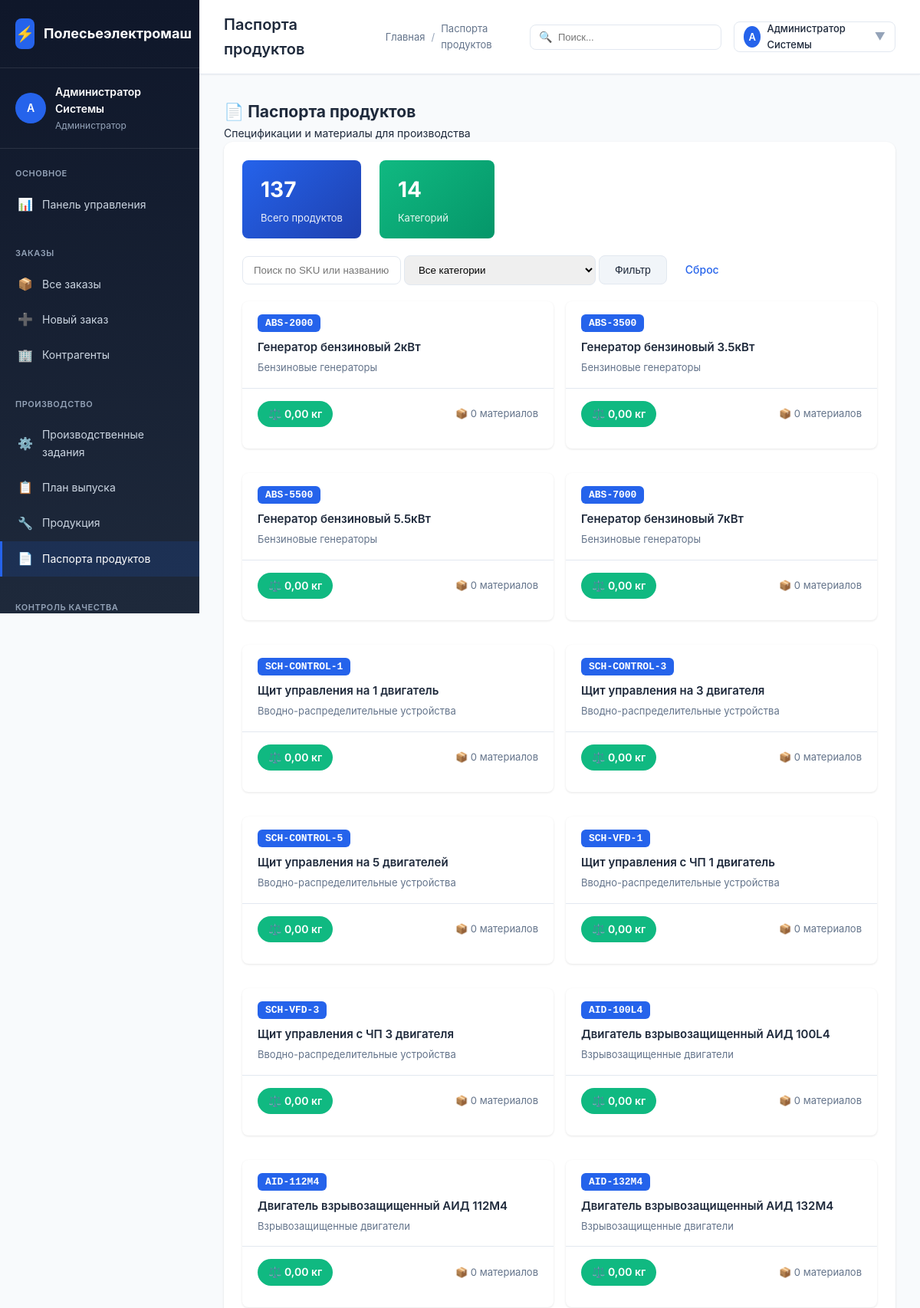
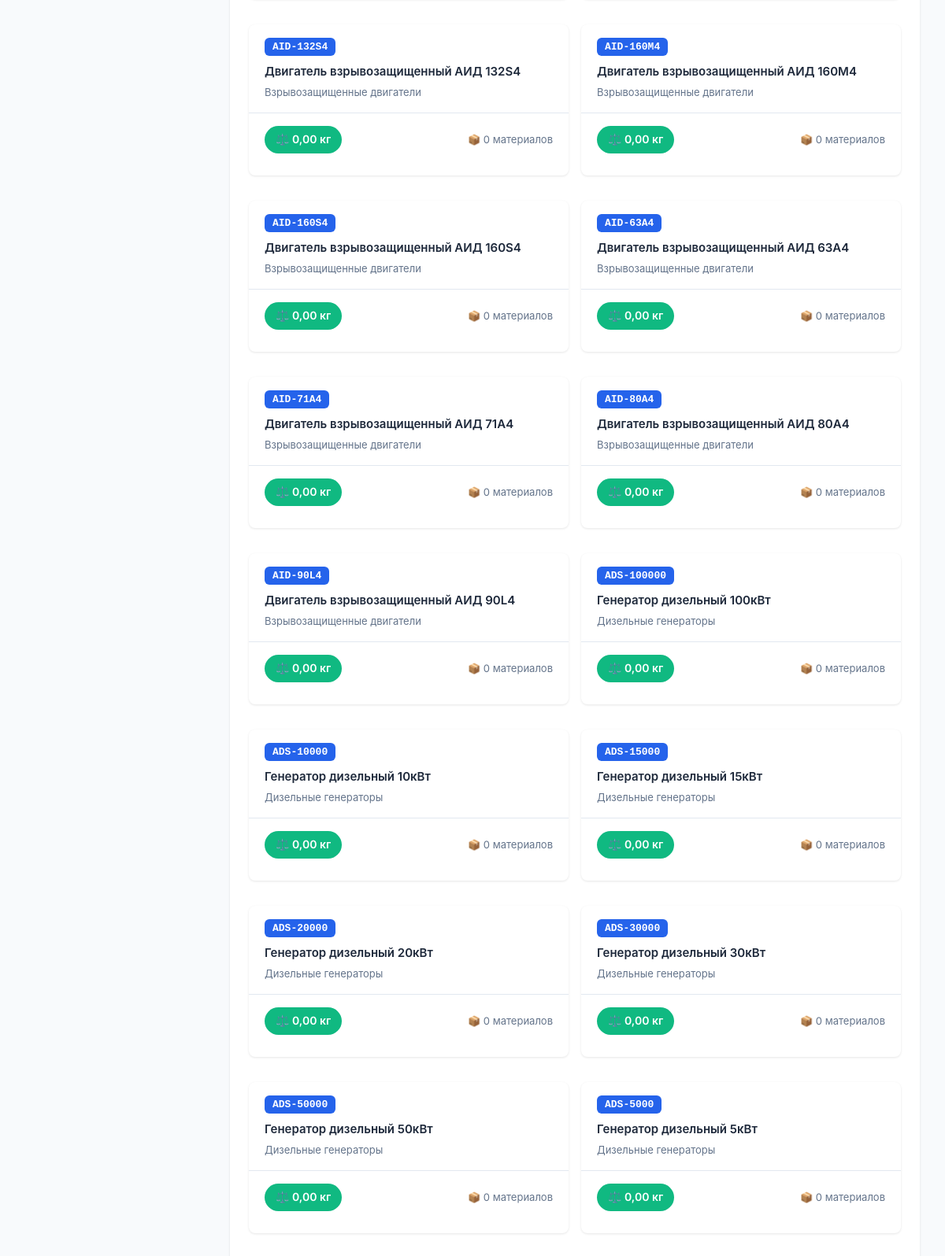
The page /polesie/modules/products/passports.php (signed in, upper part) on the database its author committed (2 pictures, top to bottom).
### tables this page shows
CREATE TABLE `users` (
  `id` INT AUTO_INCREMENT PRIMARY KEY,
  `username` VARCHAR(50) NOT NULL UNIQUE,
  `password_hash` VARCHAR(255) NOT NULL,
  `full_name` VARCHAR(100) NOT NULL,
  `email` VARCHAR(100),
  `role_id` INT,
  `is_active` BOOLEAN DEFAULT TRUE,
  `created_at` TIMESTAMP DEFAULT CURRENT_TIMESTAMP,
  CONSTRAINT `fk_users_role` FOREIGN KEY (`role_id`) REFERENCES `user_roles`(`id`) ON DELETE SET NULL
);

CREATE TABLE `user_roles` (
  `id` INT AUTO_INCREMENT PRIMARY KEY,
  `name` VARCHAR(100) NOT NULL,
  `code` VARCHAR(50) NOT NULL UNIQUE,
  `description` TEXT,
  `permissions` JSON
);

CREATE TABLE `products` (
  `id` INT AUTO_INCREMENT PRIMARY KEY,
  `article` VARCHAR(50) NOT NULL UNIQUE,
  `name` VARCHAR(200) NOT NULL,
  `category_id` INT,
  `base_unit_id` INT,
  `specifications` JSON,
  `image` VARCHAR(255),
  `base_price` DECIMAL(15,2),
  `currency` CHAR(3) DEFAULT 'BYN',
  `is_active` BOOLEAN DEFAULT TRUE,
  `created_at` TIMESTAMP DEFAULT CURRENT_TIMESTAMP,
  CONSTRAINT `fk_prod_category` FOREIGN KEY (`category_id`) REFERENCES `product_categories`(`id`) ON DELETE SET NULL,
  CONSTRAINT `fk_prod_unit` FOREIGN KEY (`base_unit_id`) REFERENCES `base_units`(`id`) ON DELETE SET NULL
);

CREATE TABLE `product_categories` (
  `id` INT AUTO_INCREMENT PRIMARY KEY,
  `parent_id` INT,
  `name` VARCHAR(100) NOT NULL,
  `name_ru` VARCHAR(100),
  `code` VARCHAR(50) UNIQUE,
  `description` TEXT,
  CONSTRAINT `fk_prod_cat_parent` FOREIGN KEY (`parent_id`) REFERENCES `product_categories`(`id`) ON DELETE CASCADE
);

### polesie/config/config.php (called while the page is built, shortened)
<?php
function getDbConnection() {
    static $pdo = null;
    if ($pdo === null) {
        try {
            $dsn = "mysql:host=" . DB_HOST . ";dbname=" . DB_NAME . ";charset=" . DB_CHARSET;
            $options = [
                PDO::ATTR_ERRMODE => PDO::ERRMODE_EXCEPTION,
                PDO::ATTR_DEFAULT_FETCH_MODE => PDO::FETCH_ASSOC,
                PDO::ATTR_EMULATE_PREPARES => false,
            ];
            $pdo = new PDO($dsn, DB_USER, DB_PASS, $options);
        } catch (PDOException $e) {
            die("Ошибка подключения к базе данных: " . $e->getMessage());
        }
    }
    return $pdo;
}
function e($string) {
    return htmlspecialchars($string ?? '', ENT_QUOTES, 'UTF-8');
}
function getCurrentUser() {
    static $user = null;
    if ($user === null) {
        $pdo = getDbConnection();
        $stmt = $pdo->prepare("
            SELECT u.*, r.code as role_code, r.name as role_name
            FROM users u
            JOIN user_roles r ON u.role_id = r.id
            WHERE u.id = ? AND u.is_active = TRUE
        ");
        $stmt->execute([$_SESSION['user_id']]);
        $user = $stmt->fetch();
    }
    return $user;
}
function asset($path) {
    $path = ltrim($path, '/');
    return APP_URL . '/' . $path;
}
function pageUrl($path) {
    $path = ltrim($path, '/');
    return APP_URL . '/' . $path;
}

### polesie/modules/products/passports.php (the view, shortened to what this page needs)
<?php
require_once __DIR__ . '/../../config/config.php';
$user = getCurrentUser();
$pdo = getDbConnection();
$pageTitle = 'Паспорта продуктов';
$search = $_GET['search'] ?? '';
$query = "
    SELECT
        pp.id as passport_id,
        p.id as product_id,
        p.article as sku,
        p.name as product_name,
        pc.name as category_name,
        pc.code as category_code,
        pp.total_weight_kg,
        pp.warranty_months,
        pp.is_serial_tracked,
        pp.production_notes,
        pp.quality_requirements,
        p.specifications
    FROM products p
    LEFT JOIN product_passports pp ON pp.product_id = p.id
    LEFT JOIN product_categories pc ON p.category_id = pc.id
    WHERE p.is_active = TRUE
";
$params = [];
$query .= " ORDER BY pc.name, p.name";
$stmt = $pdo->prepare($query);
$stmt->execute($params);
$passports = $stmt->fetchAll();
$catQuery = "SELECT DISTINCT pc.code, pc.name
             FROM product_categories pc
             JOIN products p ON p.category_id = pc.id
             WHERE p.is_active = TRUE
             ORDER BY pc.name";
$categories = $pdo->query($catQuery)->fetchAll();
$totalProducts = count($passports);
?>
<!DOCTYPE html>
<html lang="ru">
<head>
    <link rel="stylesheet" href="<?= asset('assets/css/style.css') ?>">
</head>
<body>
    <div class="app-container">
        <?php include BASE_PATH . '/includes/sidebar.php'; ?>
        <div class="main-content">
            <?php include BASE_PATH . '/includes/topbar.php'; ?>
            <div class="content-area">
                <div class="content">
                    <div class="page-header">
                        <div class="page-header-title">
                            <h2>📄 Паспорта продуктов</h2>
                            <p>Спецификации и материалы для производства</p>
                        </div>
                    </div>
                    <div class="card">
                        <div class="card-body">
                            <div class="stats-bar">
                                <div class="stat-item">
                                    <div class="stat-value"><?= $totalProducts ?></div>
                                    <div class="stat-label">Всего продуктов</div>
                                </div>
                                <div class="stat-item" style="background: linear-gradient(135deg, #10b981, #059669);">
                                    <div class="stat-value"><?= count($categories) ?></div>
                                    <div class="stat-label">Категорий</div>
                                </div>
                            </div>
                            <form method="GET" class="filter-form">
                                <div class="filter-row">
                                    <input type="text" name="search" placeholder="Поиск по SKU или названию..." value="<?= e($search) ?>"
                                           style="flex: 1; padding: 10px 14px; border: 1px solid var(--border-color); border-radius: var(--border-radius);">
                                    <select name="category" style="width: 250px; padding: 10px 14px; border: 1px solid var(--border-color); border-radius: var(--border-radius);">
                                        <option value="">Все категории</option>
                                    </select>
                                    <button type="submit" class="btn btn-secondary">Фильтр</button>
                                    <a href="passports.php" class="btn btn-outline">Сброс</a>
                                </div>
                            </form>
                            <div style="margin-top: 20px;">
                                <?php if (empty($passports)): ?>
                                    <div class="empty-state">
                                        <div class="empty-state-icon">📄</div>
                                        <h3>Паспорта не найдены</h3>
                                        <p>Паспорта продуктов создаются в базе данных или измените параметры поиска</p>
                                    </div>
                                <?php else: ?>
                                    <div style="display: grid; grid-template-columns: repeat(auto-fill, minmax(350px, 1fr)); gap: 16px;">
                                        <?php foreach ($passports as $index => $passport): ?>
                                            <?php
                                            $matStmt = $pdo->prepare("
                                                SELECT
                                                    ppm.quantity,
                                                    ppm.unit,
                                                    m.code as material_code,
                                                    m.name_full as material_name,
                                                    mc.name as material_category
                                                FROM product_passport_materials ppm
                                                JOIN materials m ON ppm.material_id = m.id
                                                LEFT JOIN material_categories mc ON m.category_id = mc.id
                                                WHERE ppm.passport_id = :passport_id
                                                ORDER BY ppm.sort_order, m.name_full
                                            ");
                                            $matStmt->execute([':passport_id' => $passport['passport_id']]);
                                            $materials = $matStmt->fetchAll();
                                            ?>
                                            <div class="passport-card" data-passport-id="<?= $passport['passport_id'] ?>" onclick="openPassportModal(this)">
                                                <div class="passport-card-header">
                                                    <div>
                                                        <span class="passport-sku"><?= e($passport['sku']) ?></span>
                                                        <div class="passport-title"><?= e($passport['product_name']) ?></div>
                                                        <div class="passport-category"><?= e($passport['category_name'] ?? 'Без категории') ?></div>
                                                    </div>
                                                </div>
                                                <div class="passport-card-body">
                                                    <div style="display: flex; justify-content: space-between; align-items: center;">
                                                        <span class="weight-badge">⚖️ <?= number_format($passport['total_weight_kg'] ?? 0, 2, ',', ' ') ?> кг</span>
                                                        <span style="font-size: 13px; color: var(--text-secondary);">
                                                            📦 <?= count($materials) ?> материалов
                                                        </span>
                                                    </div>
                                                </div>
                                            </div>
                                        <?php endforeach; ?>
                                    </div>
                                <?php endif; ?>
                            </div>
                        </div>
                    </div>
                </div>
            </div>
        </div>
    </div>
</body>
</html>

### polesie/includes/sidebar.php (shortened to what this page needs)
<div class="sidebar">
    <div class="sidebar-header">
        <div class="sidebar-logo">
            <div class="sidebar-logo-icon">⚡</div>
            <span>Полесьеэлектромаш</span>
        </div>
    </div>
    <div class="sidebar-user">
        <div class="sidebar-user-info">
            <div class="sidebar-user-avatar">
                <?= mb_substr($user['full_name'], 0, 1) ?>
            </div>
            <div class="sidebar-user-details">
                <div class="sidebar-user-name"><?= e($user['full_name']) ?></div>
                <div class="sidebar-user-role"><?= e($user['role_name']) ?></div>
            </div>
        </div>
    </div>
    <nav class="sidebar-nav">
        <div class="sidebar-nav-section">
            <div class="sidebar-nav-title">Основное</div>
            <?php
            $currentPath = $_SERVER['PHP_SELF'];
            if (preg_match('#/polesie/(.*)$#i', $currentPath, $matches)) {
                $relativePath = $matches[1];
            } else {
                $relativePath = ltrim($currentPath, '/');
            }
            ?>
            <a href="<?= pageUrl('index.php') ?>" class="sidebar-nav-item <?= $relativePath === 'index.php' ? 'active' : '' ?>">
                <span class="sidebar-nav-icon">📊</span>
                <span>Панель управления</span>
            </a>
        </div>
        <div class="sidebar-nav-section">
            <div class="sidebar-nav-title">Заказы</div>
            <a href="<?= pageUrl('modules/orders/list.php') ?>" class="sidebar-nav-item <?= $relativePath === 'modules/orders/list.php' ? 'active' : '' ?>">
                <span class="sidebar-nav-icon">📦</span>
                <span>Все заказы</span>
            </a>
            <a href="<?= pageUrl('modules/orders/create.php') ?>" class="sidebar-nav-item <?= $relativePath === 'modules/orders/create.php' ? 'active' : '' ?>">
                <span class="sidebar-nav-icon">➕</span>
                <span>Новый заказ</span>
            </a>
            <a href="<?= pageUrl('modules/contractors/list.php') ?>" class="sidebar-nav-item <?= $relativePath === 'modules/contractors/list.php' ? 'active' : '' ?>">
                <span class="sidebar-nav-icon">🏢</span>
                <span>Контрагенты</span>
            </a>
        </div>
        <div class="sidebar-nav-section">
            <div class="sidebar-nav-title">Производство</div>
            <a href="<?= pageUrl('modules/production/list.php') ?>" class="sidebar-nav-item <?= $relativePath === 'modules/production/list.php' ? 'active' : '' ?>">
                <span class="sidebar-nav-icon">⚙️</span>
                <span>Производственные задания</span>
            </a>
            <a href="<?= pageUrl('modules/production/plan.php') ?>" class="sidebar-nav-item <?= $relativePath === 'modules/production/plan.php' ? 'active' : '' ?>">
                <span class="sidebar-nav-icon">📋</span>
                <span>План выпуска</span>
            </a>
            <a href="<?= pageUrl('modules/products/list.php') ?>" class="sidebar-nav-item <?= $relativePath === 'modules/products/list.php' ? 'active' : '' ?>">
                <span class="sidebar-nav-icon">🔧</span>
                <span>Продукция</span>
            </a>
            <a href="<?= pageUrl('modules/products/passports.php') ?>" class="sidebar-nav-item <?= $relativePath === 'modules/products/passports.php' ? 'active' : '' ?>">
                <span class="sidebar-nav-icon">📄</span>
                <span>Паспорта продуктов</span>
            </a>
        </div>
        <div class="sidebar-nav-section">
            <div class="sidebar-nav-title">Контроль качества</div>
        </div>
    </nav>
</div>

### polesie/includes/topbar.php (shortened to what this page needs)
<div class="topbar">
    <div class="topbar-left">
        <h1 class="topbar-title"><?= e($pageTitle) ?></h1>
        <div class="topbar-breadcrumb">
            <a href="<?= pageUrl('index.php') ?>">Главная</a>
            <span class="topbar-breadcrumb-separator">/</span>
            <span><?= e($pageTitle) ?></span>
        </div>
    </div>
    <div class="topbar-right">
        <div style="position: relative;">
            <input
                type="text"
                placeholder="Поиск..."
                style="padding: 8px 14px 8px 36px; border: 1px solid var(--border-color); border-radius: var(--border-radius); width: 250px; font-size: 13px;"
            >
            <span style="position: absolute; left: 12px; top: 50%; transform: translateY(-50%); color: var(--text-muted);">🔍</span>
        </div>
        <div style="position: relative;">
            <div class="topbar-action" onclick="toggleProfileMenu()" style="width: auto; padding: 8px 12px; gap: 8px;">
                <div style="width: 28px; height: 28px; background: var(--primary-color); border-radius: 50%; display: flex; align-items: center; justify-content: center; color: white; font-size: 13px; font-weight: 600;">
                    <?= mb_substr($user['full_name'], 0, 1) ?>
                </div>
                <span style="font-size: 13px; font-weight: 500;"><?= e($user['full_name']) ?></span>
                <span style="color: var(--text-muted);">▼</span>
            </div>
        </div>
    </div>
</div>

### rows shown on the page
users: full_name "А", full_name "Администратор Системы", role.name "Администратор"
products: article "ABS-2000", name "Генератор бензиновый 2кВт", category.name "Бензиновые генераторы", total_weight_kg "0,00", count($materials) "0"
products: article "ABS-3500", name "Генератор бензиновый 3.5кВт", category.name "Бензиновые генераторы", total_weight_kg "0,00", count($materials) "0"
products: article "ABS-5500", name "Генератор бензиновый 5.5кВт", category.name "Бензиновые генераторы", total_weight_kg "0,00", count($materials) "0"
products: article "ABS-7000", name "Генератор бензиновый 7кВт", category.name "Бензиновые генераторы", total_weight_kg "0,00", count($materials) "0"
products: article "SCH-CONTROL-1", name "Щит управления на 1 двигатель", category.name "Вводно-распределительные устройства", total_weight_kg "0,00", count($materials) "0"
products: article "SCH-CONTROL-3", name "Щит управления на 3 двигателя", category.name "Вводно-распределительные устройства", total_weight_kg "0,00", count($materials) "0"
products: article "SCH-CONTROL-5", name "Щит управления на 5 двигателей", category.name "Вводно-распределительные устройства", total_weight_kg "0,00", count($materials) "0"
products: article "SCH-VFD-1", name "Щит управления с ЧП 1 двигатель", category.name "Вводно-распределительные устройства", total_weight_kg "0,00", count($materials) "0"
products: article "SCH-VFD-3", name "Щит управления с ЧП 3 двигателя", category.name "Вводно-распределительные устройства", total_weight_kg "0,00", count($materials) "0"
products: article "AID-100L4", name "Двигатель взрывозащищенный АИД 100L4", category.name "Взрывозащищенные двигатели", total_weight_kg "0,00", count($materials) "0"
products: article "AID-112M4", name "Двигатель взрывозащищенный АИД 112M4", category.name "Взрывозащищенные двигатели", total_weight_kg "0,00", count($materials) "0"
products: article "AID-132M4", name "Двигатель взрывозащищенный АИД 132M4", category.name "Взрывозащищенные двигатели", total_weight_kg "0,00", count($materials) "0"
products: article "AID-132S4", name "Двигатель взрывозащищенный АИД 132S4", category.name "Взрывозащищенные двигатели", total_weight_kg "0,00", count($materials) "0"
products: article "AID-160M4", name "Двигатель взрывозащищенный АИД 160M4", category.name "Взрывозащищенные двигатели", total_weight_kg "0,00", count($materials) "0"
products: article "AID-160S4", name "Двигатель взрывозащищенный АИД 160S4", category.name "Взрывозащищенные двигатели", total_weight_kg "0,00", count($materials) "0"
products: article "AID-63A4", name "Двигатель взрывозащищенный АИД 63A4", category.name "Взрывозащищенные двигатели", total_weight_kg "0,00", count($materials) "0"
products: article "AID-71A4", name "Двигатель взрывозащищенный АИД 71A4", category.name "Взрывозащищенные двигатели", total_weight_kg "0,00", count($materials) "0"
products: article "AID-80A4", name "Двигатель взрывозащищенный АИД 80A4", category.name "Взрывозащищенные двигатели", total_weight_kg "0,00", count($materials) "0"
products: article "AID-90L4", name "Двигатель взрывозащищенный АИД 90L4", category.name "Взрывозащищенные двигатели", total_weight_kg "0,00", count($materials) "0"
products: article "ADS-100000", name "Генератор дизельный 100кВт", category.name "Дизельные генераторы", total_weight_kg "0,00", count($materials) "0"
products: article "ADS-10000", name "Генератор дизельный 10кВт", category.name "Дизельные генераторы", total_weight_kg "0,00", count($materials) "0"
products: article "ADS-15000", name "Генератор дизельный 15кВт", category.name "Дизельные генераторы", total_weight_kg "0,00", count($materials) "0"
products: article "ADS-20000", name "Генератор дизельный 20кВт", category.name "Дизельные генераторы", total_weight_kg "0,00", count($materials) "0"
products: article "ADS-30000", name "Генератор дизельный 30кВт", category.name "Дизельные генераторы", total_weight_kg "0,00", count($materials) "0"
products: article "ADS-50000", name "Генератор дизельный 50кВт", category.name "Дизельные генераторы", total_weight_kg "0,00", count($materials) "0"
products: article "ADS-5000", name "Генератор дизельный 5кВт", category.name "Дизельные генераторы", total_weight_kg "0,00", count($materials) "0"

### other values the page prints
$pageTitle "Паспорта продуктов"
$totalProducts "137"
count($categories) "14"
